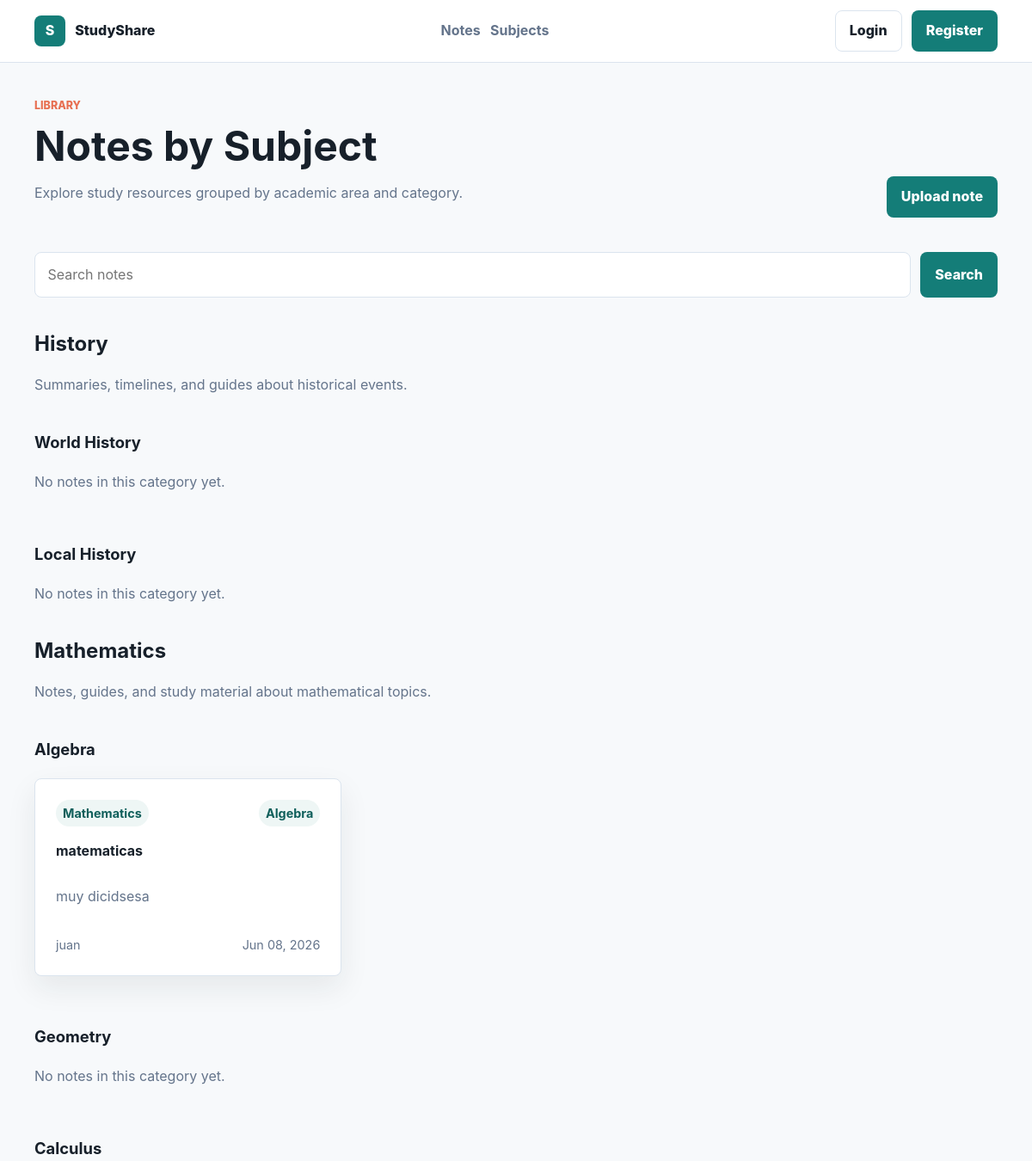
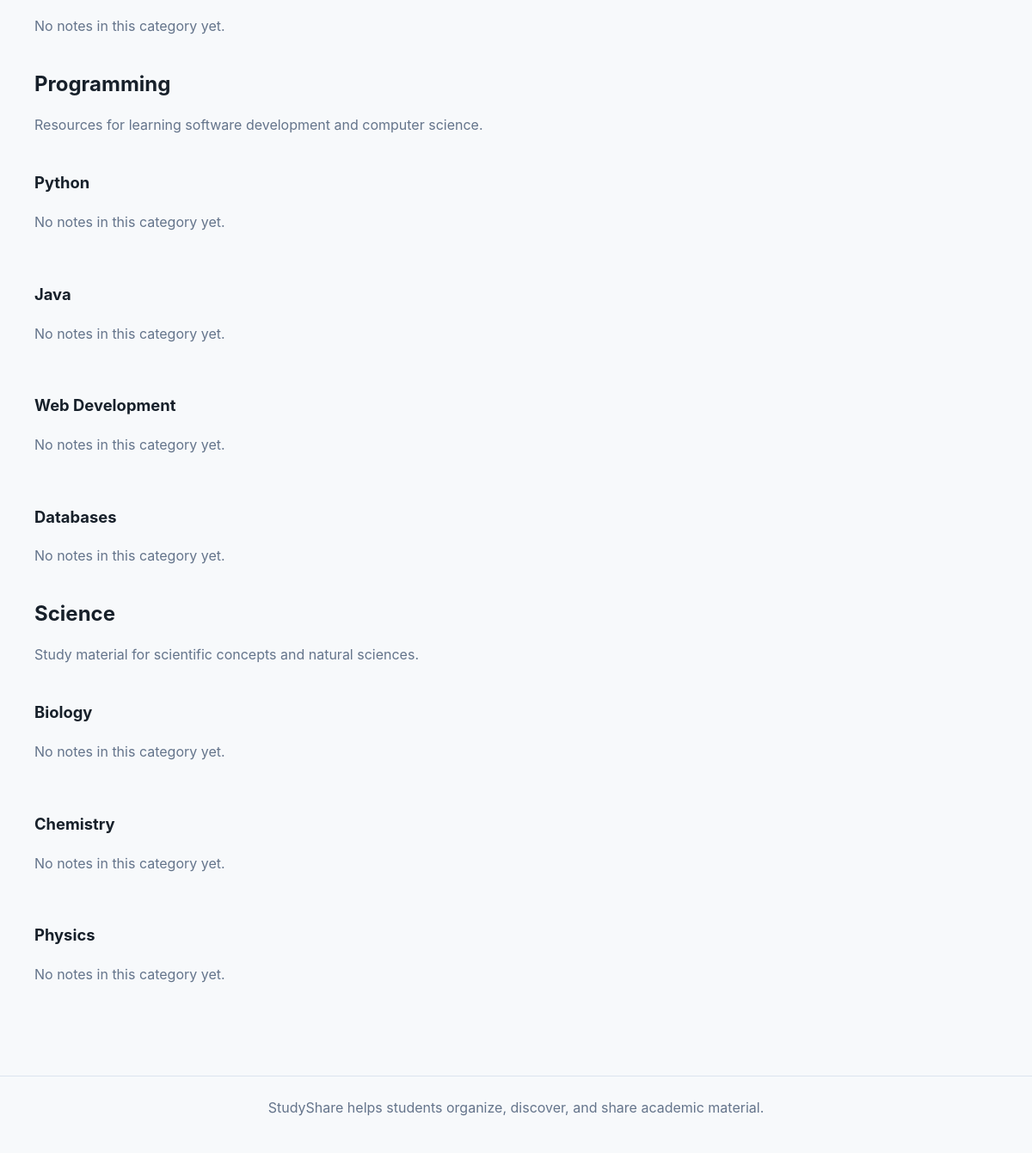
The app's page /notes with its own data (2 pictures, top to bottom).
### app/models/subject.py (models this page shows, shortened)
class Subject(db.Model):
    __tablename__ = "subjects"
    id = db.Column(db.Integer, primary_key=True)
    name = db.Column(
        db.String(100),
        unique=True,
        nullable=False
    )
    description = db.Column(
        db.Text,
        nullable=False
    )
    categories = db.relationship(
        "Category",
        backref="subject",
        lazy=True,
        cascade="all, delete-orphan"
    )
    notes = db.relationship(
        "Note",
        backref="subject",
        lazy=True
    )

### app/models/category.py (models this page shows, shortened)
class Category(db.Model):
    __tablename__ = "categories"
    id = db.Column(db.Integer, primary_key=True)
    name = db.Column(
        db.String(100),
        nullable=False
    )
    description = db.Column(
        db.Text,
        nullable=False
    )
    subject_id = db.Column(
        db.Integer,
        db.ForeignKey("subjects.id"),
        nullable=False
    )
    notes = db.relationship(
        "Note",
        backref="category",
        lazy=True
    )
    __table_args__ = (
        db.UniqueConstraint(
            "name",
            "subject_id",
            name="uq_category_name_subject"
        ),
    )

### app/models/note.py (models this page shows, shortened)
class Note(db.Model):
    __tablename__ = "notes"
    id = db.Column(db.Integer, primary_key=True)
    title = db.Column(
        db.String(150),
        nullable=False
    )
    description = db.Column(
        db.Text,
        nullable=False
    )
    file_url = db.Column(
        db.String(255),
        nullable=False
    )
    user_id = db.Column(
        db.Integer,
        db.ForeignKey("users.id"),
        nullable=False
    )
    subject_id = db.Column(
        db.Integer,
        db.ForeignKey("subjects.id"),
        nullable=False
    )
    category_id = db.Column(
        db.Integer,
        db.ForeignKey("categories.id"),
        nullable=False
    )
    created_at = db.Column(
        db.DateTime,
        server_default=db.func.now()
    )

### app/models/user.py (models this page shows, shortened)
class User(db.Model, UserMixin):
    __tablename__ = "users"
    id = db.Column(db.Integer, primary_key=True)
    username = db.Column(
        db.String(50),
        unique=True,
        nullable=False
    )
    email = db.Column(
        db.String(120),
        unique=True,
        nullable=False
    )
    password = db.Column(
        db.String(255),
        nullable=False
    )
    created_at = db.Column(
        db.DateTime,
        server_default=db.func.now()
    )
    notes = db.relationship(
        "Note",
        backref="author",
        lazy=True
    )

### app/routes/notes.py (the view)
@notes.route("/notes")
def list_notes():
    subjects = Subject.query.order_by(Subject.name.asc()).all()
    return render_template(
        "notes.html",
        subjects=subjects
    )

### app/templates/notes.html (shortened to what this page needs)
{% extends "base.html" %}
{% block content %}
    <section class="page-heading">
        <div>
            <p class="eyebrow">Library</p>
            <h1>Notes by Subject</h1>
            <p class="muted">Explore study resources grouped by academic area and category.</p>
        </div>
        <a class="button button-primary" href="{{ url_for('notes.upload_note') }}">Upload note</a>
    </section>
    <form class="search-bar" method="GET" action="{{ url_for('notes.search') }}">
        <input type="search" name="q" placeholder="Search notes" required>
        <button class="button button-primary" type="submit">Search</button>
    </form>
    {% if subjects %}
        {% for subject in subjects %}
            <section class="subject-band">
                <div class="section-title">
                    <h2>
                        <a href="{{ url_for('subjects.subject_detail', subject_id=subject.id) }}">
                            {{ subject.name }}
                        </a>
                    </h2>
                    <p>{{ subject.description }}</p>
                </div>
                {% for category in subject.categories %}
                    <div class="category-block">
                        <h3>
                            <a href="{{ url_for('subjects.category_detail', category_id=category.id) }}">
                                {{ category.name }}
                            </a>
                        </h3>
                        {% if category.notes %}
                            <div class="grid grid-3">
                                {% for note in category.notes %}
                                    <article class="note-card">
                                        <div class="card-meta">
                                            <span>{{ subject.name }}</span>
                                            <span>{{ category.name }}</span>
                                        </div>
                                        <h4>
                                            <a href="{{ url_for('notes.note_detail', note_id=note.id) }}">
                                                {{ note.title }}
                                            </a>
                                        </h4>
                                        <p>{{ note.description }}</p>
                                        <div class="card-footer">
                                            <span>{{ note.author.username }}</span>
                                            <span>{{ note.created_at.strftime('%b %d, %Y') if note.created_at else 'Recently' }}</span>
                                        </div>
                                    </article>
                                {% endfor %}
                            </div>
                        {% else %}
                            <p class="muted">No notes in this category yet.</p>
                        {% endif %}
                    </div>
                {% endfor %}
            </section>
        {% endfor %}
    {% else %}
        <div class="empty-state">
            <h2>No subjects yet</h2>
            <p>Subjects will appear here when they are available.</p>
        </div>
    {% endif %}
{% endblock %}

### app/templates/base.html (shortened to what this page needs)
<!DOCTYPE html>
<html lang="en">
<head>
    <link rel="stylesheet" href="{{ url_for('static', filename='css/main.css') }}">
</head>
<body>
    <header class="site-header">
        <nav class="navbar">
            <a class="brand" href="{{ url_for('home') }}">
                <span class="brand-mark">S</span>
                <span>StudyShare</span>
            </a>
            <div class="nav-links">
                <a href="{{ url_for('notes.list_notes') }}">Notes</a>
                <a href="{{ url_for('subjects.list_subjects') }}">Subjects</a>
            </div>
            <div class="user-actions">
                {% if current_user.is_authenticated %}
                    <span class="user-chip">{{ current_user.username }}</span>
                    <a class="button button-secondary" href="{{ url_for('auth.logout') }}">Logout</a>
                {% else %}
                    <a class="button button-secondary" href="{{ url_for('auth.login') }}">Login</a>
                    <a class="button button-primary" href="{{ url_for('auth.register') }}">Register</a>
                {% endif %}
            </div>
        </nav>
    </header>
    <main class="page-shell">
        {% block content %}{% endblock %}
    </main>
    <footer class="site-footer">
        <p>StudyShare helps students organize, discover, and share academic material.</p>
    </footer>
</body>
</html>

### app/static/css/main.css (style rules this page uses)
:root { --color-bg: #f7f9fb; --color-surface: #ffffff; --color-ink: #17202a; --color-muted: #64748b; --color-border: #dbe4ee; --color-primary: #147d78; --color-primary-dark: #0f5f5b; --color-coral: #e76f51; --color-amber: #f2b84b; --color-sky: #d8ecff; --shadow-soft: 0 14px 34px rgba(23, 32, 42, 0.08); --radius: 8px; --space-xs: 0.35rem; --space-sm: 0.7rem; --space-md: 1rem; --space-lg: 1.5rem; --space-xl: 2.5rem; --space-2xl: 4rem; --font-body: Inter, ui-sans-serif, system-ui, -apple-system, BlinkMacSystemFont, "Segoe UI", sans-serif; }
* { box-sizing: border-box; }
body { margin: 0; min-height: 100vh; background: var(--color-bg); color: var(--color-ink); font-family: var(--font-body); line-height: 1.6; }
a { color: inherit; text-decoration: none; }
h1, h2, h3, h4, p { margin-top: 0; }
h1 { font-size: clamp(2rem, 4vw, 3.4rem); line-height: 1.05; margin-bottom: var(--space-md); }
h2 { font-size: 1.5rem; line-height: 1.2; }
h3 { font-size: 1.15rem; }
input, textarea, select, button { font: inherit; }
.site-header { position: sticky; top: 0; z-index: 20; background: rgba(255, 255, 255, 0.92); border-bottom: 1px solid var(--color-border); backdrop-filter: blur(14px); }
.navbar { width: min(1120px, calc(100% - 32px)); margin: 0 auto; min-height: 72px; display: flex; align-items: center; justify-content: space-between; gap: var(--space-lg); }
.brand, .nav-links, .user-actions, .heading-actions, .hero-actions, .form-actions { display: flex; align-items: center; gap: var(--space-sm); }
.brand { font-weight: 800; color: var(--color-ink); }
.brand-mark { width: 36px; height: 36px; display: inline-grid; place-items: center; border-radius: var(--radius); background: var(--color-primary); color: white; }
.nav-links a { color: var(--color-muted); font-weight: 650; }
.page-shell { width: min(1120px, calc(100% - 32px)); margin: 0 auto; padding: var(--space-xl) 0 var(--space-2xl); }
.site-footer { border-top: 1px solid var(--color-border); padding: var(--space-lg); text-align: center; color: var(--color-muted); }
.eyebrow, .card-kicker { color: var(--color-coral); font-size: 0.78rem; font-weight: 800; letter-spacing: 0; text-transform: uppercase; }
.muted { color: var(--color-muted); }
.button { min-height: 42px; display: inline-flex; align-items: center; justify-content: center; border: 1px solid transparent; border-radius: var(--radius); padding: 0.65rem 1rem; font-weight: 800; cursor: pointer; }
.button-primary { background: var(--color-primary); color: white; }
.button-secondary { background: var(--color-surface); border-color: var(--color-border); color: var(--color-ink); }
.page-heading { display: flex; align-items: flex-end; justify-content: space-between; gap: var(--space-lg); margin-bottom: var(--space-xl); }
.section-title { margin-bottom: var(--space-lg); }
.section-title p { color: var(--color-muted); }
.grid { display: grid; gap: var(--space-lg); }
.grid-3 { grid-template-columns: repeat(3, minmax(0, 1fr)); }
.card, .note-card, .subject-card, .stat-card, .auth-panel, .form-card, .detail-sidebar, .empty-state { background: var(--color-surface); border: 1px solid var(--color-border); border-radius: var(--radius); box-shadow: var(--shadow-soft); }
.card, .note-card, .subject-card, .empty-state { padding: var(--space-lg); }
.note-card, .subject-card { display: flex; min-height: 230px; flex-direction: column; justify-content: space-between; }
.note-card h2, .note-card h3, .note-card h4, .subject-card h2 { margin-bottom: var(--space-sm); }
.note-card p, .subject-card p, .card p { color: var(--color-muted); }
.card-meta, .card-footer, .card-actions { display: flex; align-items: center; justify-content: space-between; gap: var(--space-sm); color: var(--color-muted); font-size: 0.9rem; }
.card-meta span { padding: 0.25rem 0.5rem; border-radius: 999px; background: #eef6f5; color: var(--color-primary-dark); font-weight: 700; }
.search-bar { display: flex; gap: var(--space-sm); margin-bottom: var(--space-xl); }
.search-bar input { flex: 1; }
input, textarea, select { width: 100%; border: 1px solid var(--color-border); border-radius: var(--radius); background: white; color: var(--color-ink); padding: 0.78rem 0.9rem; }
.subject-band, .category-block { margin-bottom: var(--space-xl); }
.category-block { padding-top: var(--space-md); }

### records on screen
Subject: name "History", description "Summaries, timelines, and guides about historical events."
Category: name "World History", shows "No notes in this category yet."
Category: name "Local History", shows "No notes in this category yet."
Subject: name "Mathematics", description "Notes, guides, and study material about mathematical topics."
Category: name "Algebra"
Note: title "matematicas", description "muy dicidsesa", author.username "juan", created_at "Jun 08, 2026"
Category: name "Geometry", shows "No notes in this category yet."
Category: name "Calculus", shows "No notes in this category yet."
Subject: name "Programming", description "Resources for learning software development and computer science."
Category: name "Python", shows "No notes in this category yet."
Category: name "Java", shows "No notes in this category yet."
Category: name "Web Development", shows "No notes in this category yet."
Category: name "Databases", shows "No notes in this category yet."
Subject: name "Science", description "Study material for scientific concepts and natural sciences."
Category: name "Biology", shows "No notes in this category yet."
Category: name "Chemistry", shows "No notes in this category yet."
Category: name "Physics", shows "No notes in this category yet."
